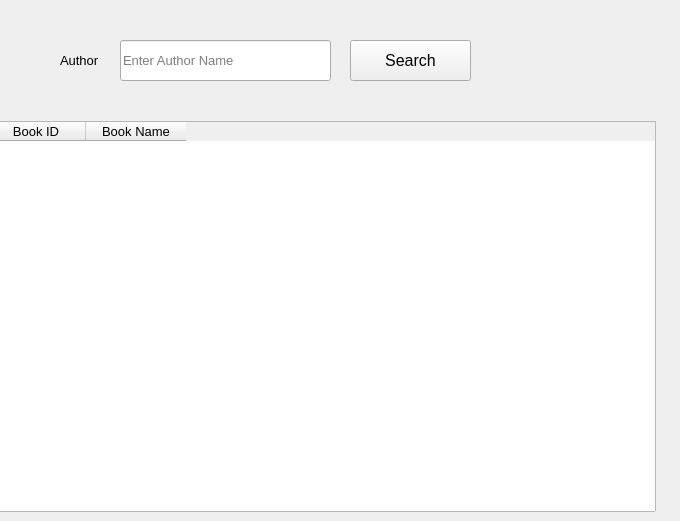
      <widget class="QWidget" name="tab_8">
       <attribute name="title">
        <string>Author</string>
       </attribute>
       <widget class="QPushButton" name="pushButton_18">
        <property name="geometry">
         <rect>
          <x>350</x>
          <y>40</y>
          <width>121</width>
          <height>41</height>
         </rect>
        </property>
        <property name="font">
         <font>
          <pointsize>12</pointsize>
         </font>
        </property>
        <property name="text">
         <string>Search</string>
        </property>
       </widget>
       <widget class="QLineEdit" name="lineEdit_29">
        <property name="geometry">
         <rect>
          <x>120</x>
          <y>40</y>
          <width>211</width>
          <height>41</height>
         </rect>
        </property>
        <property name="font">
         <font>
          <pointsize>10</pointsize>
         </font>
        </property>
        <property name="placeholderText">
         <string>Enter Author Name</string>
        </property>
       </widget>
       <widget class="QLabel" name="label_36">
        <property name="geometry">
         <rect>
          <x>60</x>
          <y>50</y>
          <width>61</width>
          <height>21</height>
         </rect>
        </property>
        <property name="font">
         <font>
          <pointsize>10</pointsize>
         </font>
        </property>
        <property name="text">
         <string>Author</string>
        </property>
       </widget>
       <widget class="QTableWidget" name="tableWidget_4">
        <property name="geometry">
         <rect>
          <x>-15</x>
          <y>121</y>
          <width>671</width>
          <height>391</height>
         </rect>
        </property>
        <property name="font">
         <font>
          <pointsize>10</pointsize>
         </font>
        </property>
        <column>
         <property name="text">
          <string>Book ID</string>
         </property>
        </column>
        <column>
         <property name="text">
          <string>Book Name</string>
         </property>
        </column>
       </widget>
      </widget>
